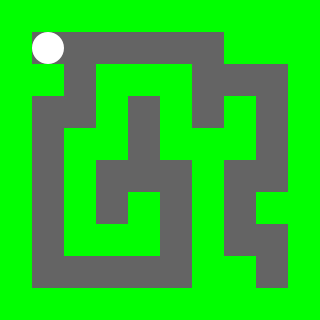
Frame 1 (no input)
Frame 60 (the mouse pressed at the canvas centre just before this capture): identical to frame 1, image omitted
Frame 120 (the mouse held since frame 60 and released just before this capture): identical to frame 1, image omitted

The Processing sketch that drew this single still picture (run headless with seeded random() and noise(); from frame 60 on, the mouse is pressed at the canvas centre):

// Processing sketch: processing_425
// ── processing_425.pde

Car car;
Tile[] tiles =  new Tile[0];

// Build Map Array
int[][] mymap = {

  { 1, 1, 1, 1, 1, 1, 1, 1, 1, 1 },
  { 1, 0, 0, 0, 0, 0, 0, 1, 1, 1 },
  { 1, 1, 0, 1, 1, 1, 0, 0, 0, 1 },
  { 1, 0, 0, 1, 0, 1, 0, 1, 0, 1 },
  { 1, 0, 1, 1, 0, 1, 1, 1, 0, 1 },
  { 1, 0, 1, 0, 0, 0, 1, 0, 0, 1 },
  { 1, 0, 1, 0, 1, 0, 1, 0, 1, 1 },
  { 1, 0, 1, 1, 1, 0, 1, 0, 0, 1 },
  { 1, 0, 0, 0, 0, 0, 1, 1, 0, 1 },
  { 1, 1, 1, 1, 1, 1, 1, 1, 1, 1 }

};

// Tile size
int tileW = 32;
int tileH = 32;

void setup()
{
  size(320, 320);
  smooth();

  // Create grid
  for (int i = 0; i <= 9; i++)
  {
    for (int j = 0; j <= 9; j++)
    {
      Tile a = new Tile(j*tileW, i*tileH, tileW, tileH, mymap[i][j]);
      tiles = (Tile[]) append(tiles, a);
    } 
  }

  // Create car object
  car = new Car(32, 32, 32, 32, color(255, 255, 255), 32);
}

void draw()
{
  // Set background
  background(255);

  // Create grid
  for(int i = 0; i < tiles.length; i++)
  {
    tiles[i].display();
  }

  // Display car
  car.display(); 

}

void keyPressed()
{

  if(keyCode == UP)    { 
    car.move("up"); 
  }
  if(keyCode == DOWN)  { 
    car.move("down"); 
  } 
  if(keyCode == LEFT)  { 
    car.move("left"); 
  } 
  if(keyCode == RIGHT) { 
    car.move("right"); 
  }
}

class Car
{
  float x, y, w, h;
  color c;
  float s;

  Car(float tempX, float tempY, float tempW, float tempH, color tempColor, float tempSpeed)
  {
    x = tempX;
    y = tempY;
    w = tempW;
    h = tempH;
    c = tempColor;
    s = tempSpeed;
  }

  void display()
  {
    fill(c);
    noStroke();
    ellipseMode(CORNER);
    ellipse(x, y, w, h); 
  }

  void move(String direction)
  {
    if(keyPressed) 
    {
      // Directions
      if(direction == "up")
      {
        for(int i = 0; i < tiles.length; i++)
        {
          if((car.x == tiles[i].x) && (car.y == tiles[i].y))
          {
            if(tiles[i-10].v == 0.0)
            {
              car.y = car.y - s;
              break;
            }
          }
        }
      }
      if(direction == "down")
      {
        for(int i = 0; i < tiles.length; i++)
        {
          if((car.x == tiles[i].x) && (car.y == tiles[i].y))
          {
            if(tiles[i + 10].v == 0.0)
            {
              car.y = car.y + s;
              break;
            }
          }
        }
      }
      if(direction == "left")
      {

        for(int i = 0; i < tiles.length; i++)
        {
          if((car.x == tiles[i].x) && (car.y == tiles[i].y))
          {
            if(tiles[i-1].v == 0.0)
            {
              car.x = car.x - s;
              break;
            }
          }
        }
      }
      if(direction == "right")
      {
        for(int i = 0; i < tiles.length; i++)
        {
          if((car.x == tiles[i].x) && (car.y == tiles[i].y))
          {
            if(tiles[i+1].v == 0.0)
            {
              car.x = car.x + s;
              break;
            }
          }
        }
      }
    }
  }
}


class Tile
{
  float x, y, w, h, v;

  Tile(float tempX, float tempY, float tempW, float tempH, int tempValue)
  {
    x = tempX;
    y = tempY;
    w = tempW;
    h = tempH;
    v = tempValue;
  }

  void display()
  {
    noStroke();
    if(v == 0)
    {
      fill(100);
    }
    if(v == 1)
    {
      fill(0, 255, 0); 
    }
    rectMode(CORNER);
    rect(x, y, w, h); 
  }
}
